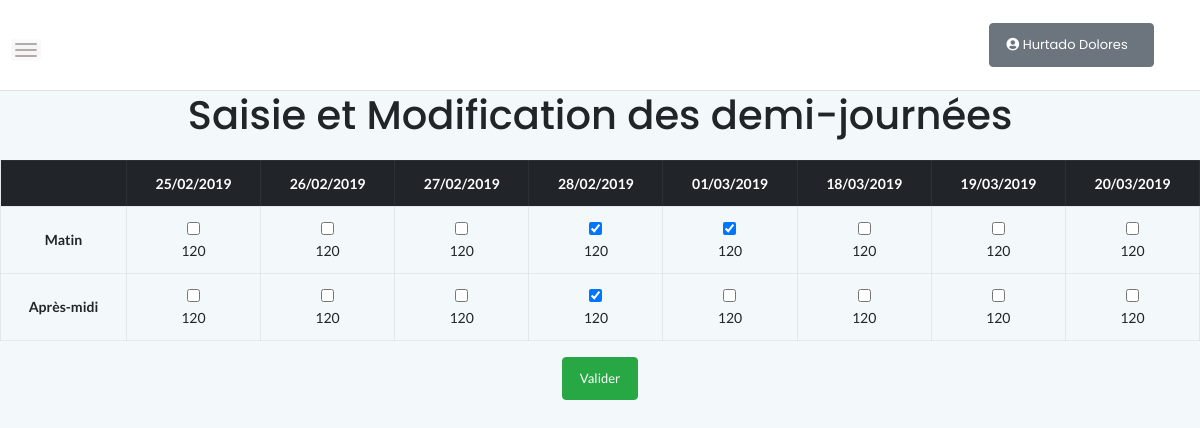
Screenshot of /prof_saisie_salle_demijournee.php (signed in) with the database file from the repository.
### tables this page shows
CREATE TABLE IF NOT EXISTS `demijournee` (
  `id` int(11) NOT NULL AUTO_INCREMENT,
  `date` date NOT NULL,
  `matinAprem` char(13) NOT NULL,
  PRIMARY KEY (`id`)
);

CREATE TABLE IF NOT EXISTS `salle` (
  `id` int(11) NOT NULL AUTO_INCREMENT,
  `libelle` varchar(5) NOT NULL,
  PRIMARY KEY (`id`)
);

### prof_saisie_salle_demijournee.php (the view, shortened to what this page needs)
<?php
$id_Util=$_SESSION["id"];
include "connexion_bd_gesoraux.php";
?>
<!doctype html>
<html class="no-js" lang="fr-FR">
<head>
    <link rel="stylesheet" href="assets/css/bootstrap.min.css">
    <link rel="stylesheet" href="assets/css/font-awesome.min.css">
    <link rel="stylesheet" href="assets/css/themify-icons.css">
    <link rel="stylesheet" href="assets/css/metisMenu.css">
    <link rel="stylesheet" href="assets/css/owl.carousel.min.css">
    <link rel="stylesheet" href="assets/css/slicknav.min.css">
    <link rel="stylesheet" href="https://www.amcharts.com/lib/3/plugins/export/export.css" type="text/css" media="all" />
    <link rel="stylesheet" href="assets/css/typography.css">
    <link rel="stylesheet" href="assets/css/default-css.css">
    <link rel="stylesheet" href="assets/css/styles.css">
    <link rel="stylesheet" href="assets/css/responsive.css">
    <link rel="stylesheet" href="https://use.fontawesome.com/releases/v5.8.1/css/all.css">
</head>
<body>
    <div class="page-container">
      <div class="main-content">
        <div class="header-area">
            <div class="row align-items-center">
                <div class="nav-btn pull-left">
                    <span></span>
                    <span></span>
                    <span></span>
                </div>
                <div class="col-auto">
                </div>
                <div class="col-auto mr-auto"></div>
                <?php
                    include "bouton_profil.php";
                     ?>
    </div>
</div>
<section>
    <h1><center>Saisie et Modification des demi-journées</center></h1></br>
        <div class="">
            <table class="table text-center table-bordered">
                <thead class="thead-dark">
                <form action='' method='post'>
                    <?php
                    $lesDemiJournees=$bdd->query("SELECT distinct date from demijournee");
                    $lesDemiJournees->execute();
                    echo "<tr><th scope='col'></th>";
                    foreach ($lesDemiJournees as $demiJournee)
                    {
                        list($year, $month, $day) = explode("-", $demiJournee->date);
                        $date_fr = $day."/".$month."/".$year;
                        echo "<th scope='col'>$date_fr</th>";
                    }
                    echo "</tr>";
                    echo "</thead>";
                    echo "<tbody>";
                    echo "<tr><th scope='row' class='align-middle'>Matin</th>";
                    $lesDemiJournees=$bdd->query("SELECT id, date from demijournee where matinAprem='matin'");
                    foreach ($lesDemiJournees as $demiJournee)
                    {
                        $lesDemi=$bdd->query("SELECT idDemiJournee from choixprofdemijournee join demijournee on idDemijournee=$demiJournee->id and idUtilisateur=$id_Util");
                        $lesSalles=$bdd->query("SELECT libelle, salle.id from utilisateur join Salle on idSalleAtt=Salle.id where utilisateur.id=$id_Util and idSalleAtt is not null");
                        $salle =$lesSalles ->fetch();
                        if($lesDemi->rowCount () != 0) {
                            echo "<td><input type='checkbox' checked name='chbmatinJ$demiJournee->id' id='chbmatinJ$demiJournee->id' value='$demiJournee->id'/><br>";
                        } else {
                            echo "<td><input type='checkbox' name='chbmatinJ$demiJournee->id' id='chbmatinJ$demiJournee->id' value='$demiJournee->id'/><br>";
                        }
                        if($salle==false)
                        {
                            echo "<select name='salle$demiJournee->id'>";
                            $lesSalles=$bdd->query("SELECT id, libelle from salle where id not in (select idSalle from choixprofdemijournee where idDemiJournee=$demiJournee->id and idUtilisateur!=$id_Util)");
                            foreach ($lesSalles as $salle)
                            {
                                $lesSallesSelect=$bdd->query("SELECT idSalle from choixprofdemijournee where idUtilisateur=$id_Util and idDemiJournee=$demiJournee->id");
                                if($lesSallesSelect->rowCount() !=0 )
                                {
                                    $uneSalleSelect=$lesSallesSelect ->fetch();
                                    if ($uneSalleSelect->idSalle == $salle->id ) {
                                        echo "<option selected value='$salle->id'>$salle->libelle</option>";
                                    } else {
                                        echo "<option value='$salle->id'>$salle->libelle</option>";
                                    }
                                } else {
                                    echo "<option value='$salle->id'>$salle->libelle</option>";
                                }
                            }
                            echo "</select></td>";
                        }
                        else
                        {
                            echo "$salle->libelle</td>";
                        }
                    }
                    echo "</tr>";
                    echo "<tr><th scope='row' class='align-middle'>Après-midi</th>" ;
                    $lesDemiJournees=$bdd->query("SELECT id, date from demijournee where matinAprem='après-midi'");
                    foreach ($lesDemiJournees as $demiJournee)
                    {
                        $lesDemi=$bdd->query("SELECT idDemiJournee from choixprofdemijournee join demijournee on idDemijournee=$demiJournee->id and idUtilisateur=$id_Util ");
                        $lesSalles=$bdd->query("SELECT libelle, salle.id from utilisateur join Salle on idSalleAtt=Salle.id where utilisateur.id=$id_Util and idSalleAtt is not null");
                        $salle =$lesSalles ->fetch();
                        if($lesDemi->rowCount () != 0) {
                            echo "<td><input type='checkbox' checked name='chbapremJ$demiJournee->id' id='chbapremJ$demiJournee->id' value='$demiJournee->id'/><br>";
                        } else {
                            echo "<td><input type='checkbox' name='chbapremJ$demiJournee->id' id='chbapremJ$demiJournee->id' value='$demiJournee->id' /><br>";
                        }
                        if($salle==false)
                        {
                            echo "<select name='salle$demiJournee->id'>";
                            $lesSalles=$bdd->query("SELECT id, libelle from salle where id not in (select idSalle from choixprofdemijournee where idDemiJournee=$demiJournee->id and idUtilisateur!=$id_Util)");
                            foreach ($lesSalles as $salle)
                            {
                                $lesSallesSelect=$bdd->query("SELECT idSalle from choixprofdemijournee where idUtilisateur=$id_Util and idDemiJournee=$demiJournee->id");
                                if($lesSallesSelect->rowCount() !=0 )
                                {
                                    $uneSalleSelect=$lesSallesSelect ->fetch();
                                    if ($uneSalleSelect->idSalle == $salle->id ) {
                                        echo "<option selected value='$salle->id'>$salle->libelle</option>";
                                    } else {
                                        echo "<option value='$salle->id'>$salle->libelle</option>";
                                    }
                                } else {
                                    echo "<option value='$salle->id'>$salle->libelle</option>";
                                }
                            }
                            echo "</select></td>";
                        }
                        else
                        {
                            echo "$salle->libelle</td>";
                        }
                    }
                    echo "</tr>";
                    echo "</tbody>";
                    ?>
                </table>
                <div class="d-flex justify-content-center">
                                    <input type="submit" class="btn btn-success" name="bouton_valider" id="bouton_valider" value="Valider" />
                </div>
            </div>
</section>
</div>
</div>
</body>
</html>

### assets/css/styles.css (style rules this page uses)
.page-container { width: 100%; height: 100%; min-height: 100vh; padding-left: 280px; -webkit-transition: padding-left 0.3s ease 0s; transition: padding-left 0.3s ease 0s; }
.main-content { width: 100%; background: #F3F8FB; }
.header-area { padding: 15px 30px; background: #fff; border-bottom: 1px solid #d8e3e7; }
.nav-btn { margin-right: 30px; margin-top: 10px; cursor: pointer; }
.nav-btn span { display: block; width: 22px; height: 2px; background: #b3aaaa; margin: 4px 0; border-radius: 15px; -webkit-transition: all 0.3s ease 0s; transition: all 0.3s ease 0s; box-shadow: 0 0 0 4px rgba(99, 96, 96, 0.03); }
.btn { padding: 11px 17px; font-size: 13px; letter-spacing: 0; }
table tr th { border-bottom: none; }
table tr th, table tr td { border-top: 1px solid rgba(120, 130, 140, 0.13) !important; }
.table-bordered td, .table-bordered th { border: 1px solid rgba(120, 130, 140, 0.13) !important; }

### rows the page displays
demijournee: salle.libelle "120"
demijournee: salle.libelle "120"
demijournee: salle.libelle "120"
demijournee: salle.libelle "120"
demijournee: salle.libelle "120"
demijournee: salle.libelle "120"
demijournee: salle.libelle "120"
demijournee: salle.libelle "120"
demijournee: salle.libelle "120"
demijournee: salle.libelle "120"
demijournee: salle.libelle "120"
demijournee: salle.libelle "120"
demijournee: salle.libelle "120"
demijournee: salle.libelle "120"
demijournee: salle.libelle "120"
demijournee: salle.libelle "120"

### other values shown
$_SESSION['nom_prenom'] "Hurtado Dolores"
$date_fr "25/02/2019"
$date_fr "26/02/2019"
$date_fr "27/02/2019"
$date_fr "28/02/2019"
$date_fr "01/03/2019"
$date_fr "18/03/2019"
$date_fr "19/03/2019"
$date_fr "20/03/2019"
